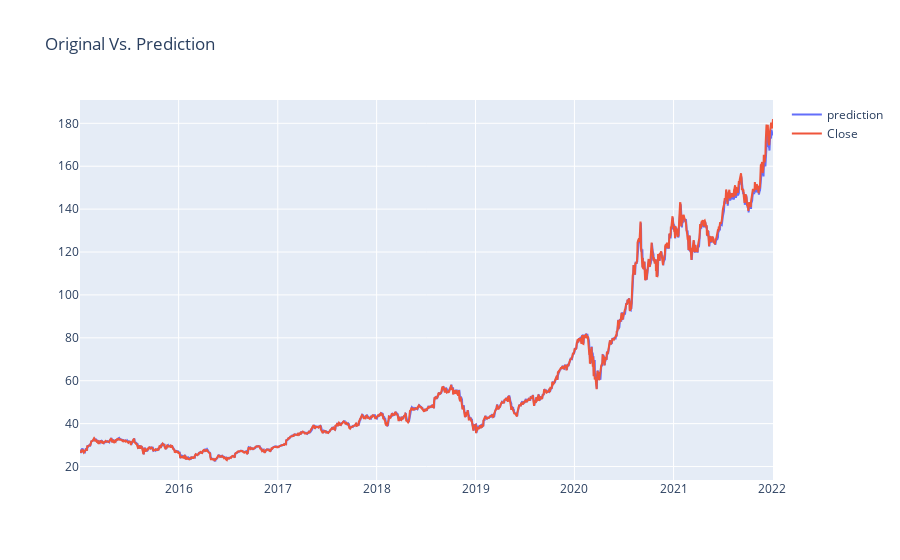

Source (notebook cell):
### Code cell
import plotly.express as px


def interactive_plot(df, title):
  fig = px.line(title = title)
  for i in df.columns[1:]:
    fig.add_scatter(x = df['Date'], y = df[i], name = i)
  fig.show()
interactive_plot(df_predicted, "Original Vs. Prediction")

### Figure 1 — Plotly figure (JSON) as saved in the notebook; plotly's stock layout.template omitted (floating-point values rounded to 4 significant figures; data arrays with more than 128 entries replaced by an {"elided": "..."} marker saying what was removed)
{"data": [{"name": "prediction", "type": "scatter", "x": {"elided": "1764 str values"}, "y": {"elided": "1764 float values"}}, {"name": "Close", "type": "scatter", "x": {"elided": "1764 str values"}, "y": {"elided": "1764 float values"}}], "layout": {"legend": {"tracegroupgap": 0}, "title": {"text": "Original Vs. Prediction"}, "xaxis": {"anchor": "y", "domain": [0, 1]}, "yaxis": {"anchor": "x", "domain": [0, 1]}}}
